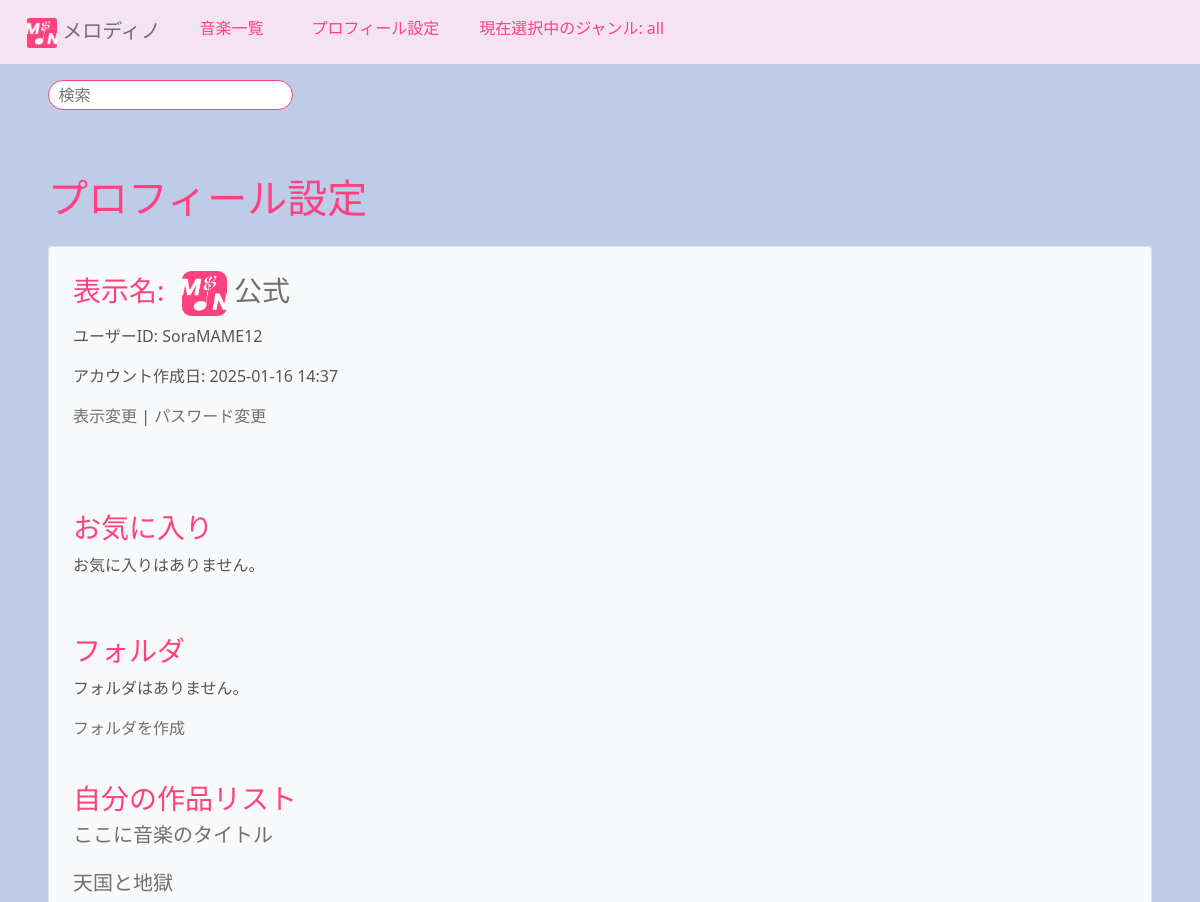
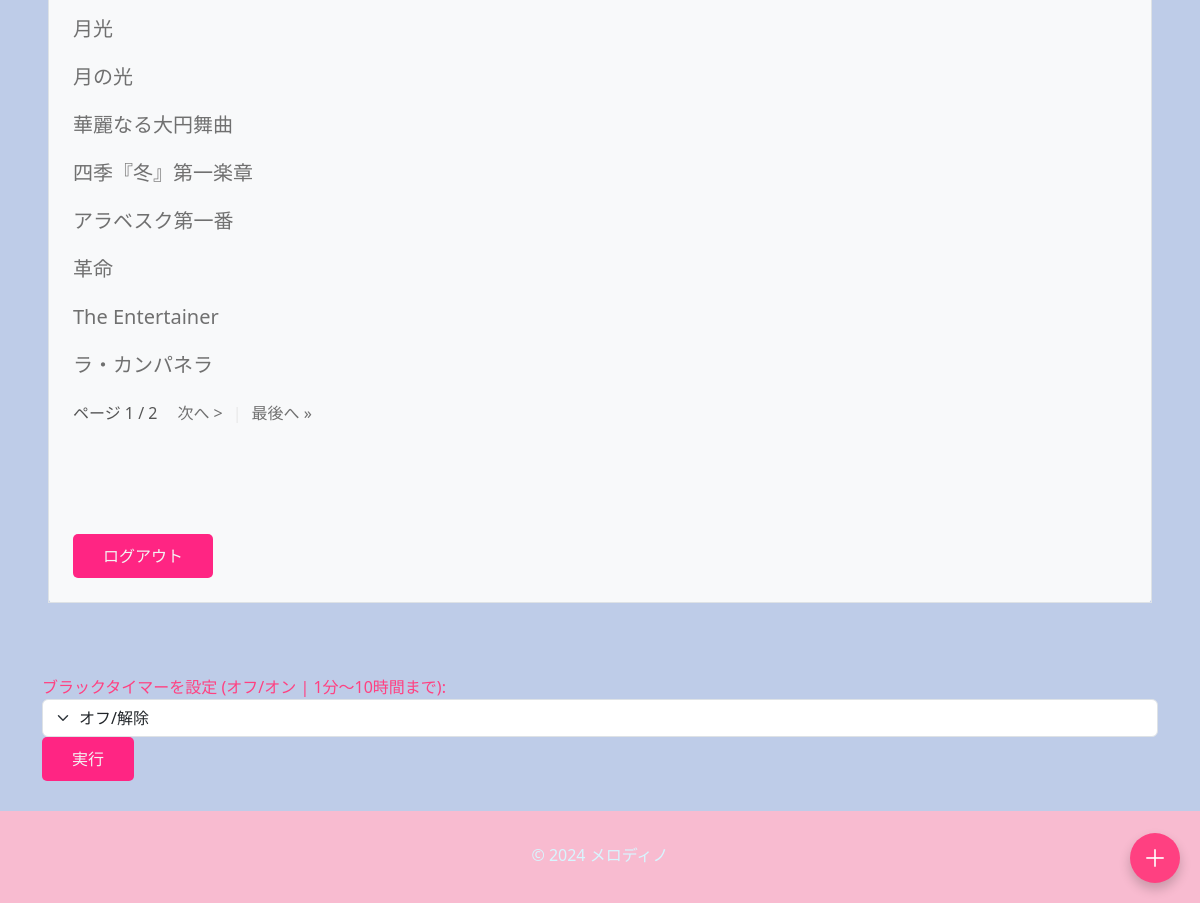
Screenshot of /ongaku/profile/ (signed in) with the database file from the repository (2 pictures, top to bottom).
### ongaku/models.py (models this page shows, shortened)
class UserProfile(models.Model):
    user = models.OneToOneField(User, on_delete=models.CASCADE, verbose_name="ユーザー")
    songs = models.ManyToManyField(Ongaku, verbose_name="作った曲")  # ユーザーが作成した曲の関連
    display_name = models.CharField(max_length=60, unique=True, blank=True, null=True, verbose_name="表示名")
    bio = models.TextField(max_length=35, blank=True, null=True, verbose_name="自己紹介文")  # 自己紹介
    profile_picture = models.ImageField(upload_to='profile_pictures/', blank=True, null=True, verbose_name="アイコン")
    youtube_url = models.URLField(blank=True, null=True, verbose_name="YouTube")  # YouTube URL
    twitter_url = models.URLField(blank=True, null=True, verbose_name="x(Twitter)")  # Twitter URL

class Ongaku(models.Model):
    title = models.CharField(max_length=70, verbose_name="タイトル")
    text = models.TextField(blank=True, default="", verbose_name="説明")
    audio_file = models.FileField(upload_to='music/', null=True, blank=True, verbose_name="音楽ファイル")
    thumbnail = models.ImageField(null=True, blank=True, verbose_name="サムネイル")
    category = models.CharField(
        max_length=200, choices=CATEGORY, null=True, blank=True, verbose_name="カテゴリー"
    )
    custom_category = models.CharField(
        max_length=150,
        blank=True,
        help_text="検索時に見つかりやすくなります。",
        verbose_name="カスタムカテゴリー"
    )
    user = models.ForeignKey(User, on_delete=models.CASCADE, related_name='songs', verbose_name="ユーザー")
    search_count = models.IntegerField(default=0, verbose_name="検索回数")
    play_count = models.IntegerField(default=0, verbose_name="再生回数")
    is_public = models.BooleanField(default=False, verbose_name="公開設定")  # 公開/非公開設定
    created_at = models.DateTimeField(auto_now_add=True, verbose_name="作成日時")  # 投稿日
    ongaku_url = models.URLField(blank=False, null=False, verbose_name="音楽URL")
    favorites = models.ManyToManyField(User, related_name='favorite_songs', blank=True, verbose_name="お気に入り")
    favorited_by = models.ManyToManyField(
        'UserProfile',  # ユーザー情報が保存されているモデル
        related_name='favorite_songs',
        blank=True,
        verbose_name="お気に入りユーザー"
    )
    order = models.PositiveIntegerField(default=0, verbose_name="順序")
    class Meta:
        ordering = ['order']

### ongaku/views.py (the view)
# urls.py: path('profile/', views.profile_list, name='profile_list'),
@login_required
def profile_list(request):
    try:
        userprofile = request.user.userprofile
    except UserProfile.DoesNotExist:
        userprofile = UserProfile.objects.create(user=request.user)
        messages.info(request, "プロフィールが自動的に作成されました。")
    folders = Folder.objects.filter(user=request.user)  # ユーザーのフォルダを取得
    songs = request.user.songs.all()  # ユーザーの作成した曲を取得
    paginator = Paginator(songs, 10)  # 1ページに10曲
    page_number = request.GET.get('page')  # URLパラメータからページ番号を取得
    page_obj = paginator.get_page(page_number)  # ページオブジェクトを取得
    context = {
        'userprofile': userprofile,
        'folders': folders,
        'page_obj': page_obj,  # ページオブジェクトを渡す
    }
    return render(request, 'ongaku/profile_list.html', context)

### ongaku/templates/ongaku/profile_list.html (shortened to what this page needs)
{% extends 'base.html' %}
{% block content %}
<h1 class="c-3 m-4">プロフィール設定</h1>
<div class="c-3 m-4 bg-light rounded" type="kasane">
    <div class="border border_color p-4 mb-4">
        <h3>
            表示名:
            <a href="{% url 'profile' user.pk %}">
                {% if user.userprofile.profile_picture %}
                <img src="{{ user.userprofile.profile_picture.url }}" alt="プロフィール画像" class="profile-picture">
                {% endif %}
                {% if request.user.userprofile.display_name == None %}
                    {{ request.user.userprofile.display_name|default:"匿名" }}{{ user.id }}
                {% else %}
                    {{ request.user.userprofile.display_name|default:"匿名" }}
                {% endif %}
            </a>
        </h3>
        <p>ユーザーID: {{ user.username|default:"なし"  }}</p>
        {% load tz %}
        <p>アカウント作成日: {{ user.date_joined|timezone:"Asia/Tokyo"|date:"Y-m-d H:i" }}</p>
        <a href="{% url 'change_display_name' %}">表示変更</a>
         |
        <a href="{% url 'password_change' %}">パスワード変更</a>
        <h3><br></h3>
        <h3><br></h3>
        <h3>お気に入り</h3>
        {% for song in request.user.favorite_songs.all %}
            <ul style="margin-left: -40px;">
                <h5>
                    <li>
                        <a href="{% url 'detail-ongaku' song.pk %}" style="text-decoration:none;">{{ song.title }}</a>
                    </li>
                </h5>
            </ul>
        {% empty %}
            <p>お気に入りはありません。</p>
        {% endfor %}
        <h3><br></h3>
        <h3>フォルダ</h3>
        {% if folders %}
            <p>フォルダの数: {{ folders.count }}</p>
            <ul style="margin-left: -40px;">
                {% for folder in folders %}
                    <li>
                        <h5>
                            <a href="{% url 'folder_detail' folder.id %}" style="text-decoration:none;" style="text-decoration:none;">{{ folder.name }}</a>
                            <form method="POST" action="{% url 'delete_folder' folder.id %}" style="display:inline;">
                                {% csrf_token %}
                                <button type="submit" style="background:none; border:none; color: #ff4081; cursor:pointer; font-size: 20px;" class="btn">✖</button>
                            </form>
                        </h5>
                    </li>
                {% endfor %}
            </ul>
        {% else %}
            <p>フォルダはありません。</p>
        {% endif %}
        <a href="{% url 'create_folder' %}">フォルダを作成</a>
        <h3><br></h3>
        <h3>自分の作品リスト</h3>
        {% for song in page_obj %}
            <ul style="margin-left: -40px;">
                <div style="display: flex; width: 100%; margin: 0 auto;">
                    <h5><li><a href="{% url 'detail-ongaku' song.pk %}" style="text-decoration:none;">{{ song.title }}</a></li></h5>
                </div>
            </ul>
        {% empty %}
            <h5>まだ曲を作成していません。</h5>
        {% endfor %}
        {% if page_obj %}
        <div style="display: flex; width: 100%; margin: 0 auto;">
            <div class="pagination" style="display: inline-flex;">
                <span class="step-links" style="display: flex; width: 100%; margin: 0 auto;">
                    <span class="current">
                        ページ {{ page_obj.number }} / {{ page_obj.paginator.num_pages }}
                    </span>
                    {% if page_obj.has_next %}
                        <a href="?page={{ page_obj.next_page_number }}" style="text-decoration:none;">次へ &gt;</a>
                        <p style="color: #e8e8e8; margin: 0 10px;">|</p>
                        <a href="?page={{ page_obj.paginator.num_pages }}" style="text-decoration:none;">最後へ &raquo;</a>
                    {% endif %}
                </span>
            </div>
        </div>
        {% endif %}
        <h3><br><br><br></h3>
        {% if request.user.is_authenticated %}
            <form method="post" action="{% url 'accounts:logout' %}">
                <button type="btn" class="submit" type="submit">ログアウト</button>
            </form>
        {% endif %}
    </div>
</div>
{% endblock %}

### ongaku/static/ongaku/css/style.css (style rules this page uses)
a { text-decoration: none; }

### templates/base.html (style rules this page uses)
body { background-color: #becce8; color: #565656; transition: background-color 0.5s, color 0.5s; }
button { background-color: #ff2583; color: #f4f4f4; border: none; padding: 10px 30px; border-radius: 5px; }
a { color: rgb(112, 112, 112) !important; }
h1, h2, h3, h4, .h5 { color: #ff4081; }
div[type="kasane"] { background-color: #333333; }
ul li { list-style-type: none; padding-left: 0; }

### ongaku/templates/ongaku/profile_list.html (style rules this page uses)
.profile-picture { width: 45px; height: 45px; margin-left: 10px; border-radius: 20%; }

### rows the page displays
Ongaku: title "ここに音楽のタイトル"
Ongaku: title "天国と地獄"
Ongaku: title "月光"
Ongaku: title "月の光"
Ongaku: title "華麗なる大円舞曲"
Ongaku: title "四季『冬』第一楽章"
Ongaku: title "アラベスク第一番"
Ongaku: title "革命"
Ongaku: title "The Entertainer"
Ongaku: title "ラ・カンパネラ"

### other values shown
{{ request.user.userprofile.display_name|default:"匿名" }} "公式"
{{ user.username|default:"なし" }} "SoraMAME12"
{{ user.date_joined|timezone:"Asia/Tokyo"|date:"Y-m-d H:i" }} "2025-01-16 14:37"
{{ page_obj.number }} "1"
{{ page_obj.paginator.num_pages }} "2"
